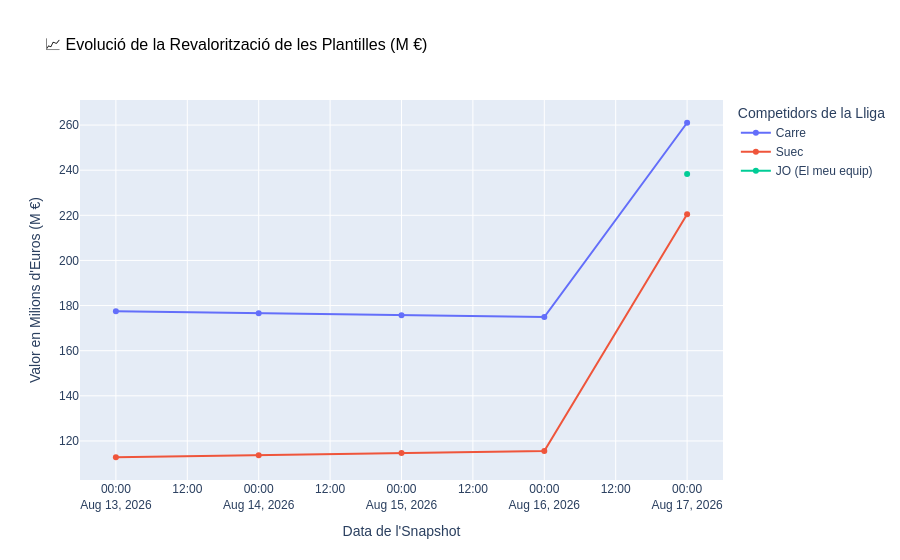

Here is the notebook cell this chart was saved with:
### Markdown cell above
## 📈 Historial d'Evolució i Revalorització Diària

Registrem diàriament os valors totals dels equips per generar un gràfic de línies i veure de forma acumulada l'evolució al llarg del temps.

*Nota de seguretat:* Si re-executes el notebook múltiples cops el mateix dia, el sistema neteja l'anterior i es queda només amb l'últim snapshot de la data actual, evitant duplicats brossa de dades.

### Code cell
# === 8. HISTORIAL DIARI I GENERACIÓ DE GRÀFICS DE TENDÈNCIA ===
HISTORY_FILE = "fantasy_history.csv"

def inicialitzar_dades_simulades_si_no_existeix(today_str, df_validos, competidors):
    """Inicialitza dades de la darrera setmana perquè tinguis un gràfic active des del primer moment."""
    if os.path.exists(HISTORY_FILE):
        return
        
    print("📈 S'ha detectat que és el primer cop que uses l'historial. Generant dades simulades de benvinguda...")
    import datetime
    today = datetime.datetime.strptime(today_str, "%Y-%m-%d")
    
    mock_records = []
    # Generar dades de fa 4, 3, 2 i 1 dia
    totals_actuals = df_validos.groupby('propietario')['valor_actual'].sum().to_dict()

    for days_back in range(4, 0, -1):
        d = today - datetime.timedelta(days=days_back)
        d_str = d.strftime("%Y-%m-%d")
        
        for owner, val in totals_actuals.items():
            val_M = val / 1_000_000
            factor_creixement = 1.0 - (days_back * 0.01) if owner == 'JO (El meu equip)' else 1.0 - (days_back * 0.005)
            mock_records.append({
                'date': d_str,
                'rival': owner,
                'team_value_M': val_M * factor_creixement,
                'daily_gain_K': val_M * 10,
                'avg_prob': 65.0,
                'player_count': len(EL_MEU_EQUIP) if owner == 'JO (El meu equip)' else len(competidors.get(owner, []))
            })
            
    df_mock = pd.DataFrame(mock_records)
    df_mock.to_csv(HISTORY_FILE, index=False)
    print("✅ S'han guardat dades de tendència simulades de benvinguda correctament!")

def registrar_snapshot_historial(df_validos, competidors):
    """Guarda l'estat de valoració dels equips en el fitxer d'historial (corregit amb claus reals del nou scraper)."""
    import datetime
    today_str = datetime.date.today().strftime("%Y-%m-%d")
    
    # 1. Inicialitzar mock-data si és necessari
    inicialitzar_dades_simulades_si_no_existeix(today_str, df_validos, competidors)
    
    # 2. Calcular dades reals d'avui per a registrar
    records_avui = []
    df_grouped = df_validos.groupby('propietario')
    
    for owner, group in df_grouped:
        records_avui.append({
            'date': today_str,
            'rival': owner,
            'team_value_M': group['valor_actual'].sum() / 1_000_000,
            'daily_gain_K': group['diferencia_valor'].sum() / 1_000,
            'avg_prob': 75.0, # valor estàndard per defecte
            'player_count': len(group)
        })
            
    df_avui = pd.DataFrame(records_avui)
    if df_avui.empty:
        return
        
    # 3. Llegir historial antic, eliminar duplicats d'avui, i fer append
    if os.path.exists(HISTORY_FILE):
        df_hist = pd.read_csv(HISTORY_FILE)
        df_hist = df_hist[~((df_hist['date'] == today_str) & (df_hist['rival'].isin(df_avui['rival'])))]
        df_final = pd.concat([df_hist, df_avui], ignore_index=True)
    else:
        df_final = df_avui
        
    df_final = df_final.sort_values(by=['date', 'rival']).reset_index(drop=True)
    df_final.to_csv(HISTORY_FILE, index=False)
    print(f"📈 Snapshot d'avui ({today_str}) desat correctament a l'historial!")

def mostrar_tendencies_grafiques():
    """Carrega l'historial i genera el gràfic interactiu de línies de tendència amb Plotly."""
    import plotly.express as px
    if not os.path.exists(HISTORY_FILE):
        print("⚠️ Encara no s'ha creat cap historial de dades.")
        return
        
    df_hist = pd.read_csv(HISTORY_FILE)
    
    # FILTRAR: Mostrar exclusivament els competidors actius actualment definits a COMPETIDORS + JO
    competidors_actius = list(COMPETIDORS.keys()) + ['JO (El meu equip)']
    df_hist = df_hist[df_hist['rival'].isin(competidors_actius)]
    
    # Taula de resum històric
    print("======================================================================")
    print("              📈 REGISTRE HISTÒRIC DEL VALOR DE LES PLANTILLES")
    print("======================================================================")
    df_pivot_show = df_hist.pivot(index='date', columns='rival', values='team_value_M')
    display(df_pivot_show.style.format("{:.2f} M €"))
    
    # Dibuixar gràfic de tendència interactiu de Plotly
    fig_trend = px.line(
        df_hist,
        x='date',
        y='team_value_M',
        color='rival',
        markers=True,
        hover_data={
            'date': True,
            'rival': True,
            'team_value_M': ':.2f M €',
            'daily_gain_K': ':.1f K €',
            'player_count': True
        },
        title="📈 Evolució de la Revalorització de les Plantilles (M €)"
    )
    
    fig_trend.update_layout(
        xaxis_title="Data de l'Snapshot",
        yaxis_title="Valor en Milions d'Euros (M €)",
        legend_title="Competidors de la Lliga",
        hovermode="x unified",
        font=dict(family="Arial", size=12),
        title_font=dict(size=16, family="Arial", color="black")
    )
    
    fig_trend.show()

# Registrar i dibuixar
registrar_snapshot_historial(df_validos, COMPETIDORS)
mostrar_tendencies_grafiques()

### Figure 1 — Plotly figure (JSON) as saved in the notebook; plotly's stock layout.template omitted (floating-point values rounded to 4 significant figures)
{"data": [{"customdata": [["Carre", 1740.0, 15], ["Carre", 1740.0, 15], ["Carre", 1740.0, 15], ["Carre", 1740.0, 15], ["Carre", 2325.0, 15]], "hovertemplate": "rival=%{customdata[0]}<br>date=%{x}<br>team_value_M=%{y:.2f M €}<br>daily_gain_K=%{customdata[1]:.1f K €}<br>player_count=%{customdata[2]}<extra></extra>", "legendgroup": "Carre", "line": {"color": "#636efa", "dash": "solid"}, "marker": {"symbol": "circle"}, "mode": "lines+markers", "name": "Carre", "orientation": "v", "showlegend": true, "type": "scatter", "x": ["2026-08-13", "2026-08-14", "2026-08-15", "2026-08-16", "2026-08-17"], "xaxis": "x", "y": [177.5, 176.6, 175.8, 174.9, 261.0], "yaxis": "y"}, {"customdata": [["Suec", -582.5, 12], ["Suec", -582.5, 12], ["Suec", -582.5, 12], ["Suec", -582.5, 12], ["Suec", 133.9, 13]], "hovertemplate": "rival=%{customdata[0]}<br>date=%{x}<br>team_value_M=%{y:.2f M €}<br>daily_gain_K=%{customdata[1]:.1f K €}<br>player_count=%{customdata[2]}<extra></extra>", "legendgroup": "Suec", "line": {"color": "#EF553B", "dash": "solid"}, "marker": {"symbol": "circle"}, "mode": "lines+markers", "name": "Suec", "orientation": "v", "showlegend": true, "type": "scatter", "x": ["2026-08-13", "2026-08-14", "2026-08-15", "2026-08-16", "2026-08-17"], "xaxis": "x", "y": [112.8, 113.7, 114.6, 115.6, 220.4], "yaxis": "y"}, {"customdata": [["JO (El meu equip)", -361.0, 14]], "hovertemplate": "rival=%{customdata[0]}<br>date=%{x}<br>team_value_M=%{y:.2f M €}<br>daily_gain_K=%{customdata[1]:.1f K €}<br>player_count=%{customdata[2]}<extra></extra>", "legendgroup": "JO (El meu equip)", "line": {"color": "#00cc96", "dash": "solid"}, "marker": {"symbol": "circle"}, "mode": "lines+markers", "name": "JO (El meu equip)", "orientation": "v", "showlegend": true, "type": "scatter", "x": ["2026-08-17"], "xaxis": "x", "y": [238.3], "yaxis": "y"}], "layout": {"font": {"family": "Arial", "size": 12}, "hovermode": "x unified", "legend": {"title": {"text": "Competidors de la Lliga"}, "tracegroupgap": 0}, "title": {"font": {"color": "black", "family": "Arial", "size": 16}, "text": "📈 Evolució de la Revalorització de les Plantilles (M €)"}, "xaxis": {"anchor": "y", "domain": [0, 1], "title": {"text": "Data de l'Snapshot"}}, "yaxis": {"anchor": "x", "domain": [0, 1], "title": {"text": "Valor en Milions d'Euros (M €)"}}}}
